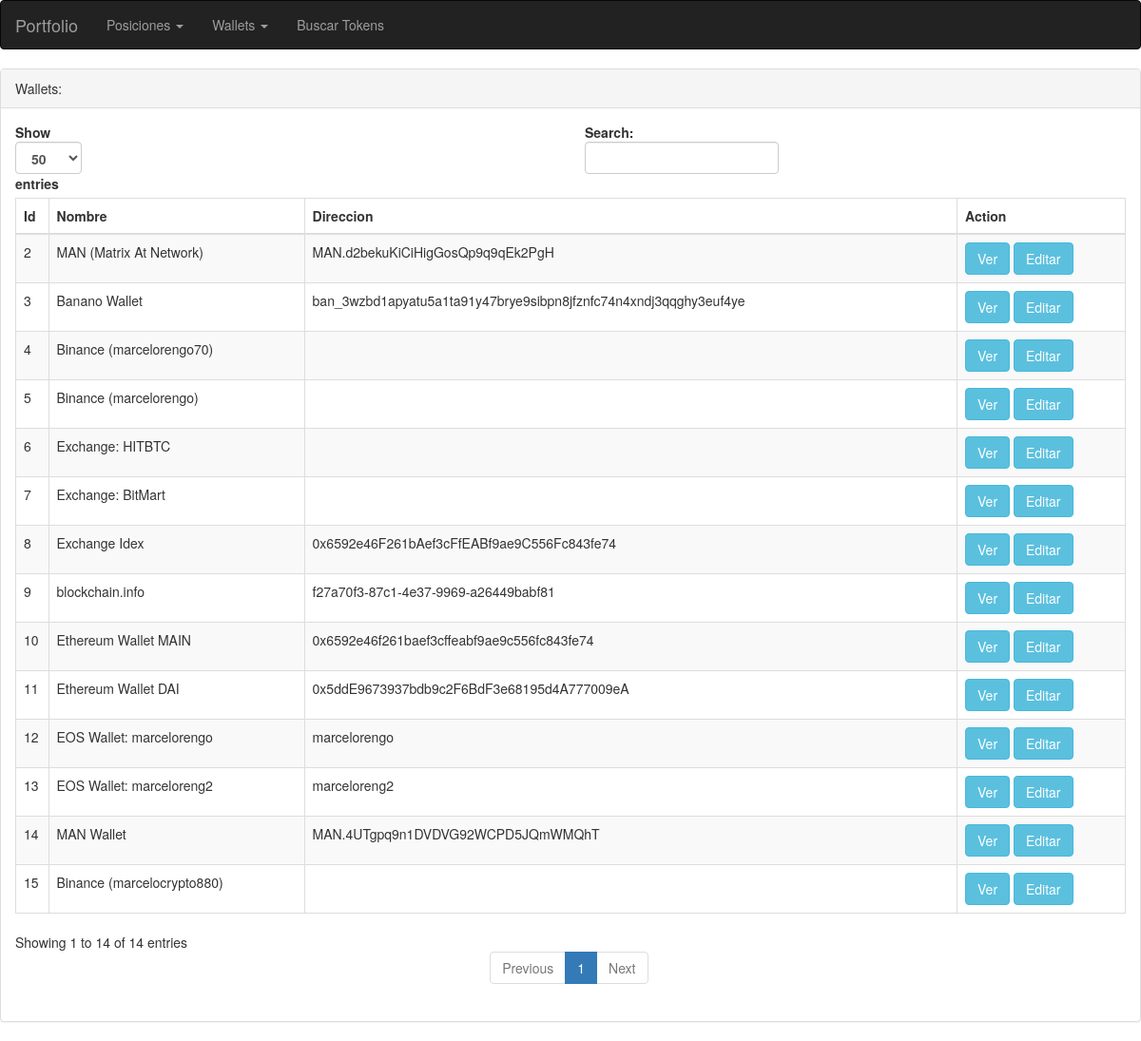
The app's page /web/wallets/index.php with its own data.
### tables this page shows
CREATE TABLE `wallets` (
  `id` int NOT NULL AUTO_INCREMENT,
  `nombre` varchar(500) DEFAULT NULL,
  `direccion` varchar(500) DEFAULT NULL,
  PRIMARY KEY (`id`)
);

### web/wallets/index.php (the view, shortened to what this page needs)
<?php include "../base/header.php"; ?>
<?php
	$sql = "SELECT * FROM `wallets`";
	$wallets = $conn->query($sql)->fetch_all(MYSQLI_ASSOC);
?>
<?php if(!empty($wallets)){ ?>
	<div class="row">
		<div class="col-sm">
			<div class="panel panel-default">
				<div class="panel-heading">
					Wallets:
				</div>
				<div class="panel-body">
					<table id="table1" class="table table-striped table-bordered" style="width:100%">
						<thead>
							<tr>
								<th>Id</th>
								<th>Nombre</th>
								<th>Direccion</th>
								<th>Action</th>
							</tr>
						</thead>
						<tbody>
							<?php
							foreach ($wallets as $key => $wall) {
							?>
								<tr>
									<td><?php echo $wall['id']; ?></td>
									<td><?php echo $wall['nombre']; ?></td>
									<td><?php echo $wall['direccion']; ?></td>
									<td><?php print_r("
									<a href='/portfolio_crypto/web/wallets/view_wallet.php?id=".$wall['id']."' class='btn btn-info' role='button' target='_blank'>Ver</a>
									<a href='/portfolio_crypto/web/wallets/edit_wallet.php?id=".$wall['id']."' class='btn btn-info' role='button' target='_blank'>Editar</a>
									"); ?></td>
								</tr>
							<?php
							}
							?>
						</tbody>
					</table>
				</div>
			</div>
		</div>
	</div>
<?php } ?>
<?php include "../base/footer.php"; ?>

### web/base/header.php (shortened to what this page needs)
<!DOCTYPE html>
<html>
	<head>
		<link rel="stylesheet" href="https://maxcdn.bootstrapcdn.com/bootstrap/3.3.7/css/bootstrap.min.css">
		<link rel="stylesheet" href="https://cdn.datatables.net/1.10.20/css/dataTables.bootstrap.min.css">
	</head>
<body>
	<nav class="navbar navbar-inverse">
		<div class="container-fluid">
			<div class="navbar-header">
				<a class="navbar-brand" href="../posiciones/index.php">Portfolio</a>
			</div>
			<ul class="nav navbar-nav">
			<li class="dropdown">
				<a href="#" class="dropdown-toggle" data-toggle="dropdown" role="button" aria-haspopup="true" aria-expanded="true">Posiciones <span class="caret"></span></a>
			</li>
			<li class="dropdown">
				<a href="#" class="dropdown-toggle" data-toggle="dropdown" role="button" aria-haspopup="true" aria-expanded="true">Wallets <span class="caret"></span></a>
			</li>
			<li><a href="../search/search_coin.php">Buscar Tokens</a></li>
		</div>
	</nav>
	<div class="container" style="width:100%">

### web/base/footer.php (shortened to what this page needs)
	</div>
</body>
</html>

### records on screen
wallets: id "2", nombre "MAN (Matrix At Network)", direccion "MAN.d2bekuKiCiHigGosQp9q9qEk2PgH", value "Ver Editar"
wallets: id "3", nombre "Banano Wallet", direccion "ban_3wzbd1apyatu5a1ta91y47brye9sibpn8jfznfc74n4xndj3qqghy3euf4ye", value "Ver Editar"
wallets: id "4", nombre "Binance (marcelorengo70)", value "Ver Editar"
wallets: id "5", nombre "Binance (marcelorengo)", value "Ver Editar"
wallets: id "6", nombre "Exchange: HITBTC", value "Ver Editar"
wallets: id "7", nombre "Exchange: BitMart", value "Ver Editar"
wallets: id "8", nombre "Exchange Idex", direccion "0x6592e46F261bAef3cFfEABf9ae9C556Fc843fe74", value "Ver Editar"
wallets: id "9", nombre "blockchain.info", direccion "f27a70f3-87c1-4e37-9969-a26449babf81", value "Ver Editar"
wallets: id "10", nombre "Ethereum Wallet MAIN", direccion "0x6592e46f261baef3cffeabf9ae9c556fc843fe74", value "Ver Editar"
wallets: id "11", nombre "Ethereum Wallet DAI", direccion "0x5ddE9673937bdb9c2F6BdF3e68195d4A777009eA", value "Ver Editar"
wallets: id "12", nombre "EOS Wallet: marcelorengo", direccion "marcelorengo", value "Ver Editar"
wallets: id "13", nombre "EOS Wallet: marceloreng2", direccion "marceloreng2", value "Ver Editar"
wallets: id "14", nombre "MAN Wallet", direccion "MAN.4UTgpq9n1DVDVG92WCPD5JQmWMQhT", value "Ver Editar"
wallets: id "15", nombre "Binance (marcelocrypto880)", value "Ver Editar"
